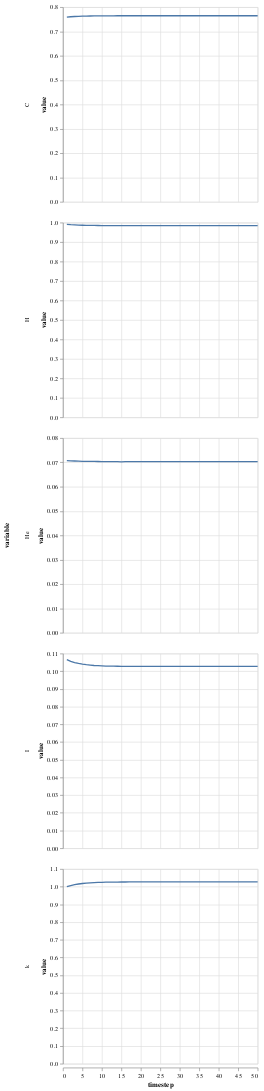

Notebook code cell kept with this figure:
### Code cell
get_table(simres3) |> @vlplot(:line, x=:timestep, y=:value, row="variable:n", resolve={scale={y=:independent}})

### Figure 1 — Vega-Lite specification as saved in the notebook (floating-point values rounded to 4 significant figures; data arrays with more than 128 entries replaced by an {"elided": "..."} marker saying what was removed)
{"data": {"values": {"elided": "250 records"}}, "encoding": {"row": {"field": "variable", "type": "nominal"}, "x": {"field": "timestep", "type": "quantitative"}, "y": {"field": "value", "type": "quantitative"}}, "mark": "line", "resolve": {"scale": {"y": "independent"}}}
